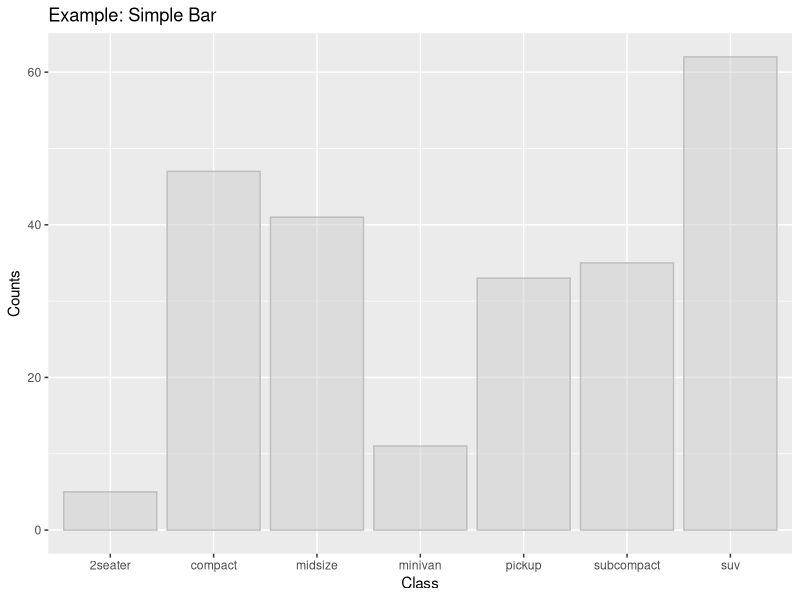
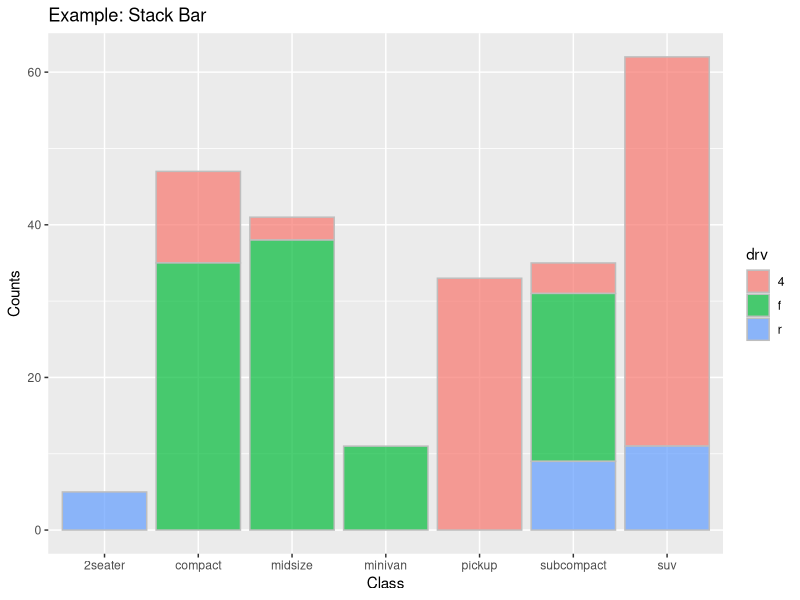
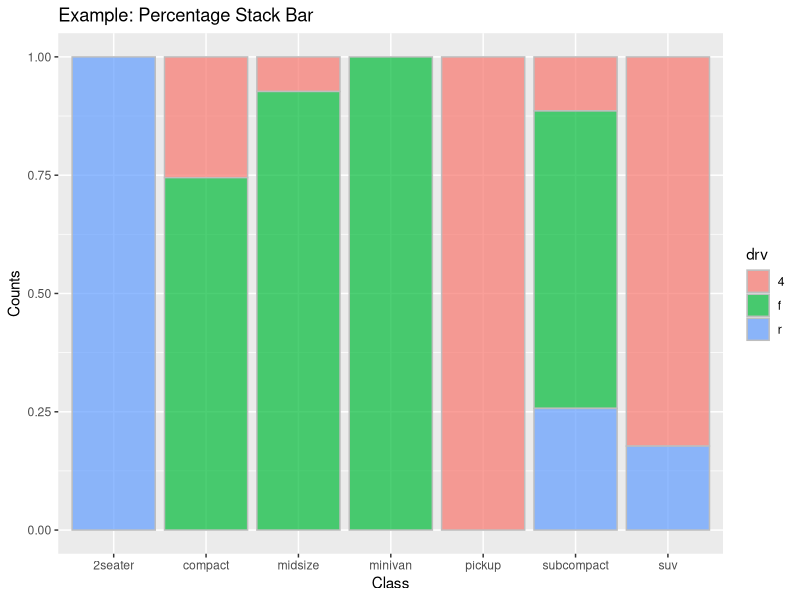
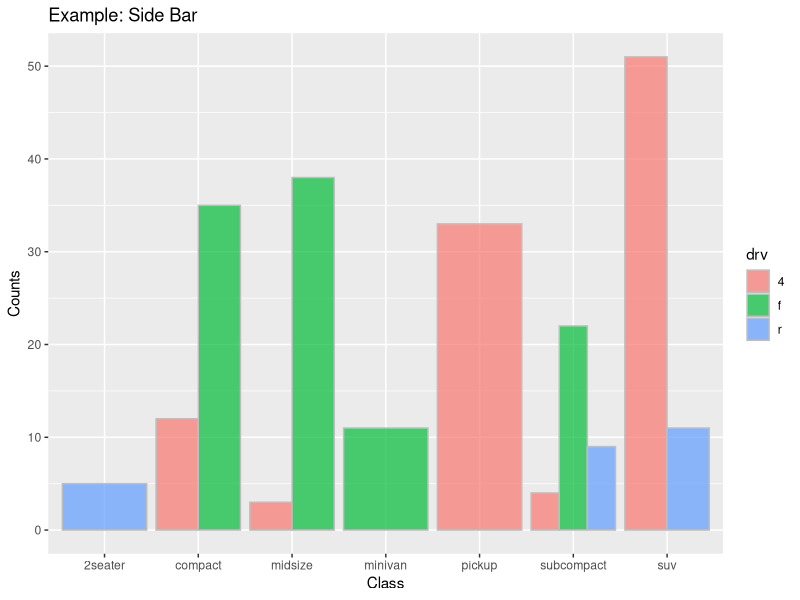

Reproduce these figures in R, in order.
# Barplots

library(ggplot2)
df <- mpg

# Example 1
# Simple Bar
pl1 <-  ggplot(df, aes(x = class))+
    geom_bar( color = 'grey', fill = "#cecece", alpha = 0.5) +
    xlab('Class') +
    ylab("Counts") +
    ggtitle("Example: Simple Bar")
print(pl1)


# Example 2
# Stack Bar
pl2 <-  ggplot(df, aes(x = class))+
    geom_bar(aes(fill = drv), color = 'grey', alpha = 0.7) +
    xlab('Class') +
    ylab("Counts") +
    ggtitle("Example: Stack Bar")

print(pl2)


# Example 3
# Percentage Stack Bar
pl3 <-  ggplot(df, aes(x = class))+
    geom_bar(aes(fill = drv), position = "fill", color = 'grey', alpha = 0.7) +
    xlab('Class') +
    ylab("Counts") +
    ggtitle("Example: Percentage Stack Bar")
print(pl3)


# Example 4
# Side Bar
pl4 <-  ggplot(df, aes(x = class))+
    geom_bar(aes(fill = drv), position = "dodge", color = 'grey', alpha = 0.7) +
    xlab('Class') +
    ylab("Counts") +
    ggtitle("Example: Side Bar")
print(pl4)